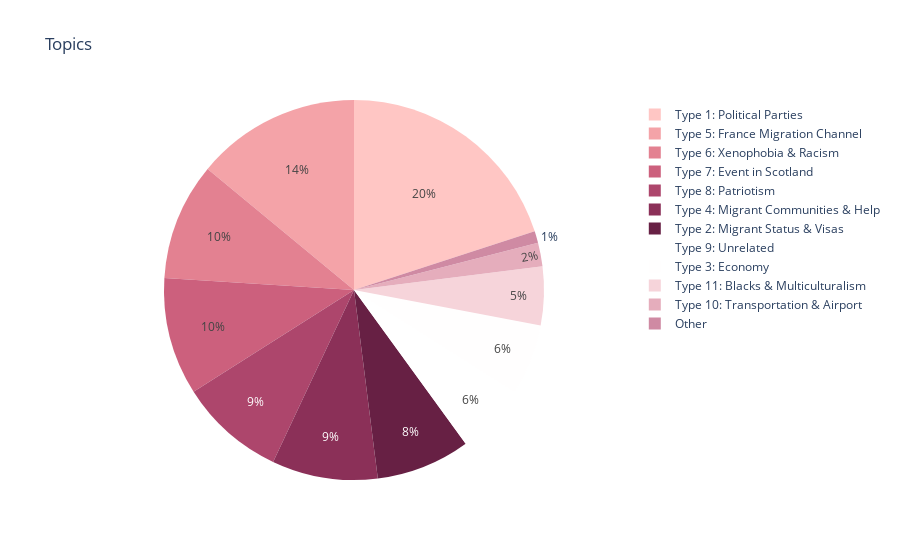

Notebook code for this chart:
### Markdown cell above
Pie Chart For the GSDMM Model

### Code cell
import plotly.express as px #visualisation tool 
fig = px.pie(result, names='Topic',  title='Topics', color_discrete_sequence=px.colors.sequential.Burg)
fig.show()

### Figure 1 — Plotly figure (JSON) as saved in the notebook; plotly's stock layout.template omitted (floating-point values rounded to 4 significant figures)
{"data": [{"domain": {"x": [0, 1], "y": [0, 1]}, "hovertemplate": "Topic=%{label}<extra></extra>", "labels": ["Type 1: Political Parties", "Type 5: France Migration Channel", "Type 6: Xenophobia & Racism ", "Other", "Type 1: Political Parties", "Type 5: France Migration Channel", "Type 8: Patriotism", "Type 9: Unrelated", "Type 4: Migrant Communities & Help ", "Type 5: France Migration Channel", "Type 5: France Migration Channel", "Type 4: Migrant Communities & Help ", "Type 1: Political Parties", "Type 1: Political Parties", "Type 1: Political Parties", "Type 6: Xenophobia & Racism ", "Type 1: Political Parties", "Type 2: Migrant Status & Visas", "Type 8: Patriotism", "Type 5: France Migration Channel", "Type 10: Transportation & Airport", "Type 5: France Migration Channel", "Type 6: Xenophobia & Racism ", "Type 4: Migrant Communities & Help ", "Type 5: France Migration Channel", "Type 7: Event in Scotland", "Type 5: France Migration Channel", "Type 4: Migrant Communities & Help ", "Type 1: Political Parties", "Type 6: Xenophobia & Racism ", "Type 9: Unrelated", "Type 9: Unrelated", "Type 3: Economy", "Type 7: Event in Scotland", "Type 7: Event in Scotland", "Type 6: Xenophobia & Racism ", "Type 6: Xenophobia & Racism ", "Type 7: Event in Scotland", "Type 7: Event in Scotland", "Type 2: Migrant Status & Visas", "Type 1: Political Parties", "Type 8: Patriotism", "Type 5: France Migration Channel", "Type 3: Economy", "Type 4: Migrant Communities & Help ", "Type 10: Transportation & Airport", "Type 3: Economy", "Type 5: France Migration Channel", "Type 1: Political Parties", "Type 6: Xenophobia & Racism ", "Type 1: Political Parties", "Type 9: Unrelated", "Type 2: Migrant Status & Visas", "Type 9: Unrelated", "Type 9: Unrelated", "Type 1: Political Parties", "Type 11: Blacks & Multiculturalism", "Type 11: Blacks & Multiculturalism", "Type 7: Event in Scotland", "Type 8: Patriotism", "Type 7: Event in Scotland", "Type 7: Event in Scotland", "Type 1: Political Parties", "Type 6: Xenophobia & Racism ", "Type 7: Event in Scotland", "Type 8: Patriotism", "Type 11: Blacks & Multiculturalism", "Type 6: Xenophobia & Racism ", "Type 5: France Migration Channel", "Type 7: Event in Scotland", "Type 2: Migrant Status & Visas", "Type 5: France Migration Channel", "Type 6: Xenophobia & Racism ", "Type 1: Political Parties", "Type 3: Economy", "Type 2: Migrant Status & Visas", "Type 2: Migrant Status & Visas", "Type 1: Political Parties", "Type 8: Patriotism", "Type 2: Migrant Status & Visas", "Type 1: Political Parties", "Type 1: Political Parties", "Type 1: Political Parties", "Type 4: Migrant Communities & Help ", "Type 11: Blacks & Multiculturalism", "Type 4: Migrant Communities & Help ", "Type 4: Migrant Communities & Help ", "Type 1: Political Parties", "Type 11: Blacks & Multiculturalism", "Type 3: Economy", "Type 5: France Migration Channel", "Type 1: Political Parties", "Type 8: Patriotism", "Type 8: Patriotism", "Type 8: Patriotism", "Type 3: Economy", "Type 2: Migrant Status & Visas", "Type 1: Political Parties", "Type 5: France Migration Channel", "Type 4: Migrant Communities & Help "], "legendgroup": "", "name": "", "showlegend": true, "type": "pie"}], "layout": {"legend": {"tracegroupgap": 0}, "piecolorway": ["rgb(255, 198, 196)", "rgb(244, 163, 168)", "rgb(227, 129, 145)", "rgb(204, 96, 125)", "rgb(173, 70, 108)", "rgb(139, 48, 88)", "rgb(103, 32, 68)"], "title": {"text": "Topics"}}}
